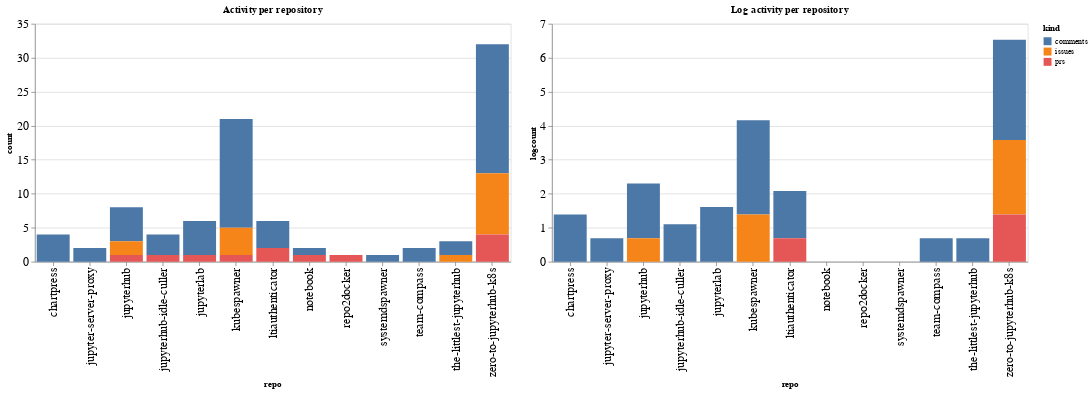

Notebook source saved alongside this figure:
### Code cell
ch1 = alt.Chart(repo_summaries, width=600, title="Activity per repository").mark_bar().encode(
    x='repo',
    y='count',
    color='kind',
    tooltip="kind"
)

ch2 = alt.Chart(repo_summaries, width=600, title="Log activity per repository").mark_bar().encode(
    x='repo',
    y='logcount',
    color='kind',
    tooltip="kind"
)

ch1 | ch2

### Figure 1 — Vega-Lite specification as saved in the notebook (floating-point values rounded to 4 significant figures)
{"config": {"axisLeft": {"labelFontSize": 15}, "axisBottom": {"labelFontSize": 15}}, "hconcat": [{"mark": "bar", "encoding": {"color": {"type": "nominal", "field": "kind"}, "tooltip": {"type": "nominal", "field": "kind"}, "x": {"type": "nominal", "field": "repo"}, "y": {"type": "quantitative", "field": "count"}}, "title": "Activity per repository", "width": 600}, {"mark": "bar", "encoding": {"color": {"type": "nominal", "field": "kind"}, "tooltip": {"type": "nominal", "field": "kind"}, "x": {"type": "nominal", "field": "repo"}, "y": {"type": "quantitative", "field": "logcount"}}, "title": "Log activity per repository", "width": 600}], "data": {"name": "data-44104a1fd3c5e44fd12dceb83d3bbfea"}, "$schema": "https://vega.github.io/schema/vega-lite/v4.8.1.json", "datasets": {"data-44104a1fd3c5e44fd12dceb83d3bbfea": [{"repo": "chartpress", "kind": "comments", "count": 4, "logcount": 1.386}, {"repo": "jupyter-server-proxy", "kind": "comments", "count": 2, "logcount": 0.6931}, {"repo": "jupyterhub", "kind": "comments", "count": 5, "logcount": 1.609}, {"repo": "jupyterhub", "kind": "issues", "count": 2, "logcount": 0.6931}, {"repo": "jupyterhub", "kind": "prs", "count": 1, "logcount": 0.0}, {"repo": "jupyterhub-idle-culler", "kind": "comments", "count": 3, "logcount": 1.099}, {"repo": "jupyterhub-idle-culler", "kind": "prs", "count": 1, "logcount": 0.0}, {"repo": "jupyterlab", "kind": "comments", "count": 5, "logcount": 1.609}, {"repo": "jupyterlab", "kind": "prs", "count": 1, "logcount": 0.0}, {"repo": "kubespawner", "kind": "comments", "count": 16, "logcount": 2.773}, {"repo": "kubespawner", "kind": "issues", "count": 4, "logcount": 1.386}, {"repo": "kubespawner", "kind": "prs", "count": 1, "logcount": 0.0}, {"repo": "ltiauthenticator", "kind": "comments", "count": 4, "logcount": 1.386}, {"repo": "ltiauthenticator", "kind": "prs", "count": 2, "logcount": 0.6931}, {"repo": "notebook", "kind": "comments", "count": 1, "logcount": 0.0}, {"repo": "notebook", "kind": "prs", "count": 1, "logcount": 0.0}, {"repo": "repo2docker", "kind": "prs", "count": 1, "logcount": 0.0}, {"repo": "systemdspawner", "kind": "comments", "count": 1, "logcount": 0.0}, {"repo": "team-compass", "kind": "comments", "count": 2, "logcount": 0.6931}, {"repo": "the-littlest-jupyterhub", "kind": "comments", "count": 2, "logcount": 0.6931}, {"repo": "the-littlest-jupyterhub", "kind": "issues", "count": 1, "logcount": 0.0}, {"repo": "zero-to-jupyterhub-k8s", "kind": "comments", "count": 19, "logcount": 2.944}, {"repo": "zero-to-jupyterhub-k8s", "kind": "issues", "count": 9, "logcount": 2.197}, {"repo": "zero-to-jupyterhub-k8s", "kind": "prs", "count": 4, "logcount": 1.386}]}}
